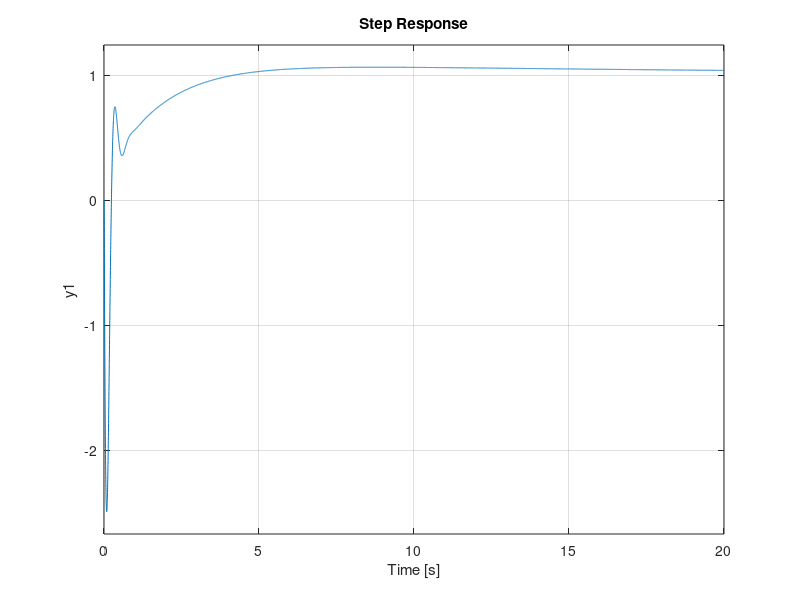

Here is the MATLAB script that generated this plot:
clc; clear all;
s = tf('s');

m0_value=1.5;
m1_value=0.5;
m2_value=0.75;
L1_value=0.5;
L2_value=0.75;

%% Control por realimentación de estados
%Del linearizer de simulink
A = [0 1 0 0;
    0 0 1.7292 0;
    0 0 0 1;
    0 0 2.1615 0];

B = [0 ; 0.941 ; 0 ; 0.1763];

C = [0 0 1 0;
    1 0 0 0];

D = [0 ; 0];
%Tener en cuenta: x1: p, x2: v, x3: q, x4: w
sys = ss(A,B,C,D);
%Chequeamos controlabilidad, viendo que el rango de la matriz de
%controlabilidad sea igual a la dimensión del espacio columna de la matriz
%A.
rank(ctrb(sys.A, sys.B));
%El rango es cuatro, por lo que el sistema es controlable.
%Realizamos la realimentación de estados teniendo en cuenta que el
%controlador debe ser lo suficientemente rapido para lograr controlar la
%inestabilidad del polo del semiplano derecho.
K = acker(sys.A, sys.B, [-3 -3 -2 -2]);
%El algoritmo de acker presenta error en los lugares de los polos por mas
%de un 10% de lo esperado, sin embargo el diseño se valida mediante la
%simulación y se logra asi obtener ganancia mas pequenas.

%% Control por realimentación de estados con observador
%Estudiamos la observabilidad del sistema
rank(obsv(sys.A,sys.C));
%Como el rango de la matriz de observabilidad es 4 igual al orden de la
%matriz A, el sistema es observable.
%Calculo ganancias del observador, colocando sus polos diez veces más
%rápidos que los de la planta a lazo cerrado.
L = place((sys.A)',(sys.C)', [-25 -20 -35 -30])';

%% Control por realimentación de estados con observador discreto
%Selecciono periodo de muestreo
Ts = 0.1; %100ms
%Discretizo el sistema utilizando tustin.
sysDisc = c2d(sys, Ts, 'tustin');
%Calculo ganancias de realimentación.
KDisc = acker(sysDisc.A, sysDisc.B, exp([-2 -2 -1 -1].*Ts));
%Calculo ganancias del observador discreto.
LDisc = place((sysDisc.A)',(sysDisc.C)', exp([-20 -15 -25 -30].*Ts))';


%% Control por realimentación de estados con acción integral
%Modificamos la matriz C para realizar la acción integral sobre la posición
%del carrito
C = [1 0 0 0];
%Aumentamos las matrices
Aa = [A  zeros(4,1);
      -C      0];
Ba = [sys.B;
      0];
Bar = [zeros(4,1);
       1];
Ca = [C 0];
Da = 0;
%Estudiamos controlabilidad del sistema aumentado
rank(ctrb(Aa, Ba));
%Como el rango de la matriz de controlabilidad es 5 igual al orden de A, el
%sistema es controlable.
%Estudio de observabilidad del sistema aumentado
rank(obsv(Aa,Ca));
%El rango de la matriz de observabilidad es menor al orden de A, por lo que
%el sistema no es observable.
%Calculamos las ganancias
Ka = acker(Aa, Ba, [-2.5 -2.5 -1 -1 -4]);
sys_i = ss(Aa, Ba, Ca, Da);
sys_i_cl = ss(Aa-Ba*Ka, Bar, Ca, Da);

Kai = Ka(5);
Ka = Ka(1:4);

%% Control por realimentacion de estados con accion integral discreto
C = [1 0 0 0];
%Aumentamos las matrices
Aa = [A  zeros(4,1);
      -C      0];
Ba = [sys.B;
      0];
Bar = [zeros(4,1);
       1];
Ca = [C 0];
Da = 0;
%Estudiamos controlabilidad del sistema aumentado
rank(ctrb(Aa, Ba));
%Como el rango de la matriz de controlabilidad es 5 igual al orden de A, el
%sistema es controlable.
%Estudio de observabilidad del sistema aumentado
rank(obsv(Aa,Ca));
%El rango de la matriz de observabilidad es menor al orden de A, por lo que
%el sistema no es observable.
%Calculamos las ganancias

%Tasa de muestreo
Ts2 = 0.05; %50ms

%Calculo ganancias de realimentación.
sysDisc2 = c2d(ss(Aa,Ba,Ca,Da), Ts2, 'tustin');
KDisc2 = acker(sysDisc2.A, sysDisc2.B, exp([-2.5 -2.5 -1 -1 -4].*Ts2));


KaiDisc = KDisc2(5);
KaDisc = KDisc2(1:4);

%% Control de ángulo por loop shaping
%Transferencia de fuerza carrito a ángulo sacada utilizando el linearizer
%del simulink
G_q = 0.1763/((s-1.47)*(s+1.47));
%Grafico bode de la planta
bode(G_q);
%Notar que hay un polo en el semiplano derecho. La teoría nos dice que la
%frecuencia de cruce debe estar 1.766 veces más arriba que el polo en el
%semiplano derecho.
%Notar también que el bode de la planta presenta inversión de fase para
%todas las frecuencias. Se coloca un cero en -2.6 para proveer adelanto de
%fase alrededor de la frecuencia de cruce deseada. Se coloca un polo en
%-200 para hacer al controlador realizable.
bode(G_q*((s+(2.6)/(s+200))));
%Se observa que se debe levantar la magnitud por 102.5db para obtener cruce
%en una frecuencia rápida.
%Se valida el diseño.
bode(G_q*(db2mag(102.5)*(s+(2.6))/(s+200)));
C_q = (db2mag(102.5)*(s+(2.6))/(s+200));
[C_q_n, C_q_d] = tfdata(C_q,'v');
%Se analiza la función de sensibilidad
L_q = G_q*C_q;
S_q = 1/(1+L_q);
T_q = L_q/(1+L_q);
bode(S_q);
%Se observa que el pico de la función de sensibilidad es de 2.4db = 1.3, esto
%brinda un buen margen de estabilidad.
%Simulando con simscape se puede observar que el ángulo del pendulo es
%correctamente estabilizado, sin embargo la posición del carrito presenta
%drift.

%Transferencia de fuerza de carrito a posición con realimentación en el
%ángulo
G_p = (0.94101 * (s+200) * (s+1.356) * (s-1.356)) / (s^2 * (s+2.635) * (s^2 + 197.4*s + 2.409e04));
%Notar que hay un cero en el semiplano derecho en 1.356 rad/s. La teoría nos indica que la
%frecuencia de cruce debe estar por debajo de 0.6 veces la frecuencia del
%polo en el semiplano derecho que sería alrededor de 0.8 rad/s.
%Agregamos un cero en -0.05rad/s para brindar adelanto de fase a la izquierda de
%0.5rad/seg. Ademas agregamos un polo rápido en -100 para hacer el
%controlador realizable.
C_p = -(s+0.05)/(s+100);
bode(G_p*-(s+0.05)/(s+100));
%Para tener un margen buen margen de fase a una frecuencia de cruce de
%por debajo del limite de 0.5rad/seg, multiplicamos por 76.9dB. 
C_p = -db2mag(80.6)*(s+0.05)/(s+100);
[C_p_n, C_p_d] = tfdata(C_p,'v');
margin(G_p*C_p);
L_p = G_p*C_p;
T_p = L_p/(1+L_p);
S_p = 1-T_p;
bode(S_p);
%Se observa un pico de 6db en S_p, esto esta casi al límite de un buen
%margen de estabilidad. Además, si bien el margen de fase es bueno, el
%margen de ganancia es bastante malo, pero es el costo de tener un
%controlador lo más rápido posible, dentro de las limitaciones de
%implementación por las características de la planta.
step(T_p);
%En el step de la función de sensibilidad complementaria se puede ver la
%acción del cero en el semiplano derecho al actuar al carrito en la
%dirección contraria a la referencia, para luego volver y asentarse sin
%error permanente sobre la referencia.

%Sin embargo, al simular con simscape, si bien tanto el ángulo como la
%posición son correctamente estabilizadas, sí se ve error permanente en la
%posición. Esto es raro debido a que la planta es de tipo 2.

%% Control de ángulo por loop shaping discreto
Ts_loop = 25/1000; %25ms

C_q_Disc = c2d(C_q, Ts_loop, 'tustin')
[C_q_Disc_n, C_q_Disc_d] = tfdata(C_q_Disc,'v');

C_p_Disc = c2d(C_p, Ts_loop, 'tustin')
[C_p_Disc_n, C_p_Disc_d] = tfdata(C_p_Disc,'v');

